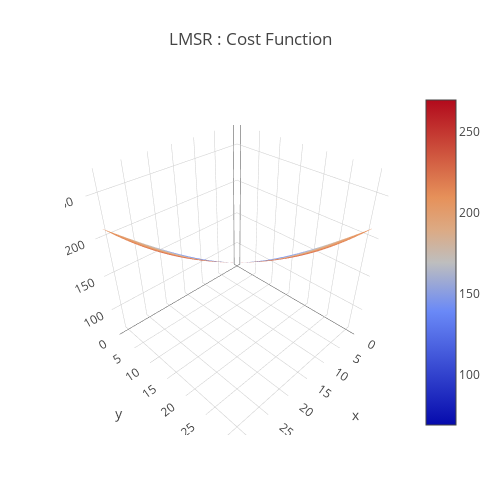

Write notebook code for a chart like this one.
### Code cell
b = 100
data = [
    go.Surface(
        z=LMSR(x,y,b)
    )
]
layout = go.Layout(
    title='LMSR : Cost Function',
    autosize=False,
    width=500,
    height=500,
    margin=dict(
        l=65,
        r=50,
        b=65,
        t=90
    )
)
fig = go.Figure(data=data, layout=layout)
URL = plotly.offline.iplot(fig, filename='Costfunction-3d-surface.html')

### Figure 1 — Plotly figure (JSON) as saved in the notebook; plotly's stock layout.template omitted (floating-point values rounded to 4 significant figures; data arrays with more than 128 entries replaced by an {"elided": "..."} marker saying what was removed)
{"data": [{"type": "surface", "uid": "a91b83f3-8285-4d92-94bd-082c14614e93", "z": {"elided": "32x32 float values"}}], "layout": {"autosize": false, "height": 500, "margin": {"b": 65, "l": 65, "r": 50, "t": 90}, "title": {"text": "LMSR : Cost Function"}, "width": 500}}
